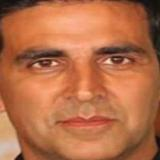
#> input picture data/Faces/Akshay Kumar/Akshay Kumar_1.jpg, 160 x 160 px, found by its file name; its folder holds only this picture in this run
$ python train_face_recognition.py
#> lines starting #> are read from the running program, lines starting #| are printed output that depends on the picture
"""
Module A3 — Face Recognition
Speedrun choice: OpenCV's built-in LBPH recognizer instead of dlib/face_recognition.
Why: face_recognition needs dlib, which can take 10-20+ min to compile from
source on some machines - a real risk on a one-day deadline. LBPH ships with
opencv-contrib-python, installs in seconds, and is a legitimate, commonly
taught face-recognition algorithm (it's explicitly in most CV syllabi).

This script "enrolls" demo customers from data/faces/<customer_name>/*.jpg.
If no such folders exist, it enrolls synthetic placeholder faces so the
pipeline and API are fully testable today. Swap in real (consenting) face
photos any time - just drop them in data/faces/<name>/ and rerun.
"""
import os
import cv2
import numpy as np
import pickle

DATA_DIR = os.path.join(os.path.dirname(__file__), "..", "data", "faces")
FACE_CASCADE = cv2.CascadeClassifier(cv2.data.haarcascades + "haarcascade_frontalface_default.xml")


def detect_and_crop_face(img_gray):
    faces = FACE_CASCADE.detectMultiScale(img_gray, scaleFactor=1.1, minNeighbors=5)
    if len(faces) == 0:
        return None
    x, y, w, h = faces[0]
    return cv2.resize(img_gray[y:y + h, x:x + w], (200, 200))


def make_synthetic_faces(n_customers=4, n_per=6):
    """Generates class-separable synthetic 'face' grayscale patches so LBPH
    has something concrete to train and demo /recognize-face against today."""
    rng = np.random.RandomState(7)
    faces, labels, names = [], [], []
    for cid in range(n_customers):
        name = f"customer_{cid+1}"
        base = rng.randint(60, 200, (200, 200), dtype=np.uint8)
        for _ in range(n_per):
            noisy = np.clip(base.astype(int) + rng.randint(-15, 15, (200, 200)), 0, 255).astype(np.uint8)
            faces.append(noisy)
            labels.append(cid)
        names.append(name)
    return faces, labels, names


def load_real_faces():
    if not os.path.isdir(DATA_DIR):
        return None
    faces, labels, names = [], [], []
    for idx, person in enumerate(sorted(os.listdir(DATA_DIR))):
        folder = os.path.join(DATA_DIR, person)
        if not os.path.isdir(folder):
            continue
        for fname in os.listdir(folder):
            img = cv2.imread(os.path.join(folder, fname), cv2.IMREAD_GRAYSCALE)
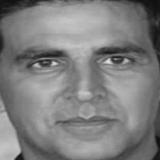
#> img: shape (160, 160); min 14, max 230, mean 127
            if img is None:
                continue
            cropped = detect_and_crop_face(img)
#> in detect_and_crop_face, `faces = FACE_CASCADE.detectMultiScale(img_gray, scaleFactor=1.1, minNe..`: faces = [[16, 13, 135, 135]]
#> in detect_and_crop_face, `x, y, w, h = faces[0]`: x = 16; y = 13; w = 135
#> in detect_and_crop_face, `return cv2.resize(img_gray[y:y + h, x:x + w], (200, 200))`:
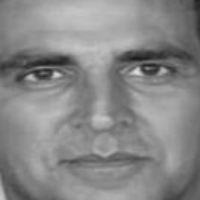
#> returned value: shape (200, 200); min 24, max 224, mean 135.8
            if cropped is not None:
                faces.append(cropped)
                labels.append(idx)
        names.append(person)
#> pass 2 of the loop in load_real_faces, `for idx, person in enumerate(sorted(os.listdir(DATA_DIR))):`:
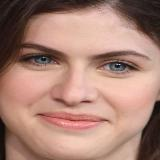
#> input picture data/Faces/Alexandra Daddario/Alexandra Daddario_16.jpg, 160 x 160 px, found by its file name
#> in load_real_faces, `img = cv2.imread(os.path.join(folder, fname), cv2.IMREAD_GRAYSCALE)`:
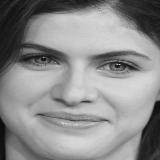
#> img: shape (160, 160); min 0, max 217, mean 140.7
#> in detect_and_crop_face (call 2), `faces = FACE_CASCADE.detectMultiScale(img_gray, scaleFactor=1.1, minNe..`: faces = [[11, 11, 136, 136]]
#> x = 11; w = 136
#> in detect_and_crop_face (call 2), `return cv2.resize(img_gray[y:y + h, x:x + w], (200, 200))`:
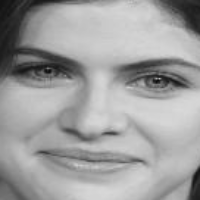
#> returned value: shape (200, 200); min 12, max 217, mean 158.9
#> pass 3 of the loop in load_real_faces, `for idx, person in enumerate(sorted(os.listdir(DATA_DIR))):`:
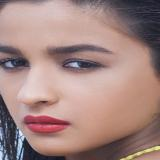
#> input picture data/Faces/Alia Bhatt/Alia Bhatt_18.jpg, 160 x 160 px, found by its file name
#> in load_real_faces, `img = cv2.imread(os.path.join(folder, fname), cv2.IMREAD_GRAYSCALE)`:
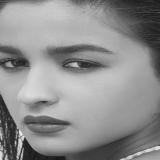
#> img: shape (160, 160); min 19, max 243, mean 142.2
    if not faces:
        return None
    return faces, labels, names


if __name__ == "__main__":
    real = load_real_faces()
    if real is not None:
        faces, labels, names = real
#> faces = 2 items; labels = [0, 1]; names = ['Akshay Kumar', 'Alexandra Daddario', 'Alia Bhatt']
        print(f"Enrolled {len(names)} real customers from data/faces/")
#| Enrolled 3 real customers from data/faces/
    else:
        faces, labels, names = make_synthetic_faces()
        print(f"No data/faces/<name>/ found — enrolled {len(names)} synthetic demo customers")

    recognizer = cv2.face.LBPHFaceRecognizer_create()
    recognizer.train(faces, np.array(labels))

    model_dir = os.path.join(os.path.dirname(__file__), "..", "app", "models")
#> (the run stopped early here; a loop or call above may not have finished)
